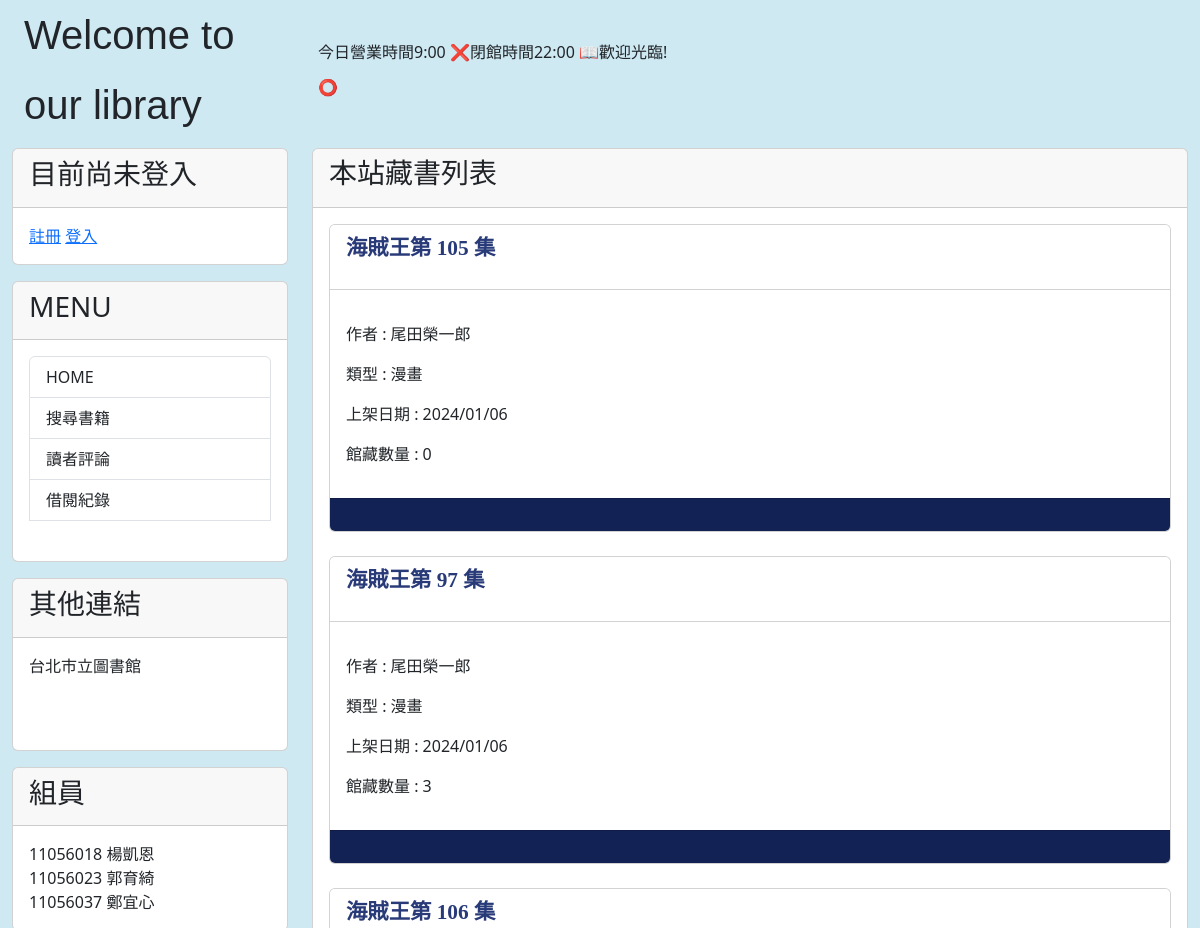
The app's page / (upper part), older data.
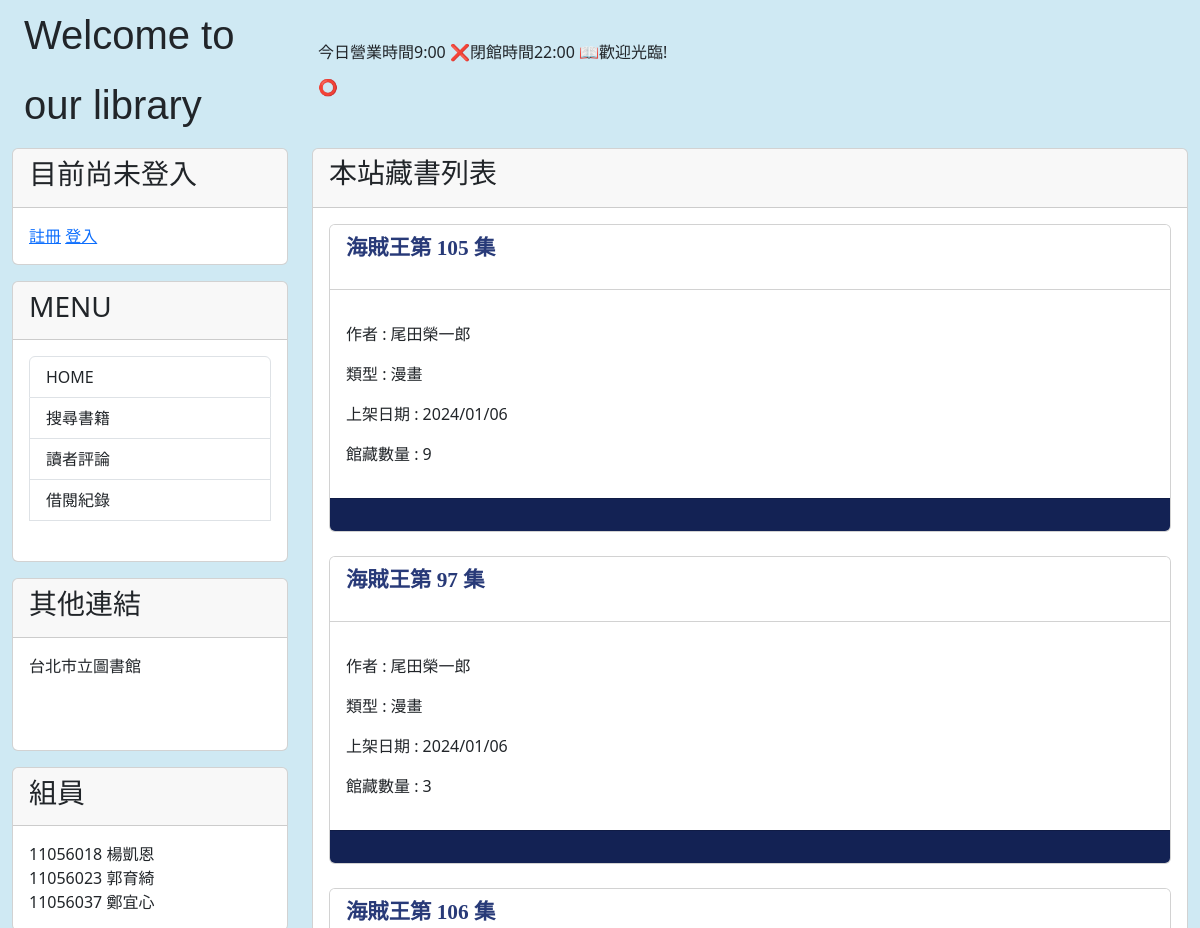
The same page, newer data.
### mytext/models.py (models this page shows, shortened)
class Post(models.Model):
    GENRE_CHOICES = (
        ('童話', '童話'),
        ('漫畫', '漫畫'),
    )
    title = models.CharField(max_length=200)
    slug = models.CharField(max_length=200)
    genre = models.CharField(max_length=200, choices=GENRE_CHOICES)
    author = models.CharField(max_length=50)
    condition = models.TextField()
    quantity = models.IntegerField()
    body = models.TextField()
    pub_date = models.DateTimeField(auto_now_add=True)
    class Meta:
        ordering = ('-pub_date',)

### mytext/views.py (the view)
# urls.py: path('',mv.homepage, name='homepage'),
def homepage(request):
    posts = Post.objects.all()
    now = datetime.now()
    if request.user.is_authenticated:
        user_name = request.user.username
    else:
        user_name="未登入"
    return render(request ,'index.html', locals())

### mytext/templates/index.html (shortened to what this page needs)
{% extends "base.html" %}
{% block headmessage%} <h3 style='font-family:標楷體;'>本站藏書列表</a> {% endblock headmessage %}
{% block content%}
{% for post in posts %}
<div class='card'>
    <div class='card-header' style='background-color:#ffffff'>
            <p style='font-family:微軟正黑體;font-size:16pt;font-weight:bold;'>
                <a href='/post/{{post.slug}}' style="text-decoration:none; color:#283a78" >{{ post.title }}</a>
            </p>
    </div>
    <div class='card-body' style='background-color:#ffffff'>
        <p>
            <p>作者 : {{post.author}}</p>
            <p>類型 : {{post.genre}}</p>
            <p>上架日期 : {{ post.pub_date | date:"Y/m/d"}}</p>
            <p>館藏數量 : {{post.quantity}}</p>
        </p>
    </div>
    <div class='card-footer'  style='background-color:#132254'>
    </div>
</div>
<br>
{% endfor %}
{% endblock %}

Row changes from the older to the newer data that the page shows:
changed Post "海賊王第 105 集": quantity "0" → "9"
